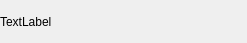
<?xml version="1.0" encoding="UTF-8"?>
<ui version="4.0">
 <class>FriendLabel</class>
 <widget class="QWidget" name="FriendLabel">
  <property name="geometry">
   <rect>
    <x>0</x>
    <y>0</y>
    <width>247</width>
    <height>43</height>
   </rect>
  </property>
  <property name="minimumSize">
   <size>
    <width>0</width>
    <height>43</height>
   </size>
  </property>
  <property name="maximumSize">
   <size>
    <width>16777215</width>
    <height>43</height>
   </size>
  </property>
  <property name="windowTitle">
   <string>Form</string>
  </property>
  <layout class="QHBoxLayout" name="horizontalLayout">
   <property name="spacing">
    <number>0</number>
   </property>
   <property name="leftMargin">
    <number>0</number>
   </property>
   <property name="topMargin">
    <number>0</number>
   </property>
   <property name="rightMargin">
    <number>2</number>
   </property>
   <property name="bottomMargin">
    <number>0</number>
   </property>
   <item>
    <widget class="QLabel" name="tip_lb">
     <property name="text">
      <string>TextLabel</string>
     </property>
    </widget>
   </item>
   <item>
    <widget class="QWidget" name="close_wid" native="true">
     <property name="minimumSize">
      <size>
       <width>25</width>
       <height>25</height>
      </size>
     </property>
     <property name="maximumSize">
      <size>
       <width>25</width>
       <height>25</height>
      </size>
     </property>
     <layout class="QHBoxLayout" name="horizontalLayout_2">
      <property name="spacing">
       <number>0</number>
      </property>
      <property name="leftMargin">
       <number>0</number>
      </property>
      <property name="topMargin">
       <number>0</number>
      </property>
      <property name="rightMargin">
       <number>0</number>
      </property>
      <property name="bottomMargin">
       <number>0</number>
      </property>
      <item>
       <widget class="ClickedLabel" name="close_lb">
        <property name="minimumSize">
         <size>
          <width>20</width>
          <height>20</height>
         </size>
        </property>
        <property name="maximumSize">
         <size>
          <width>20</width>
          <height>20</height>
         </size>
        </property>
        <property name="text">
         <string/>
        </property>
       </widget>
      </item>
     </layout>
    </widget>
   </item>
  </layout>
 </widget>
 <customwidgets>
  <customwidget>
   <class>ClickedLabel</class>
   <extends>QLabel</extends>
   <header location="global">clickedlabel.h</header>
  </customwidget>
 </customwidgets>
 <resources/>
 <connections/>
</ui>
